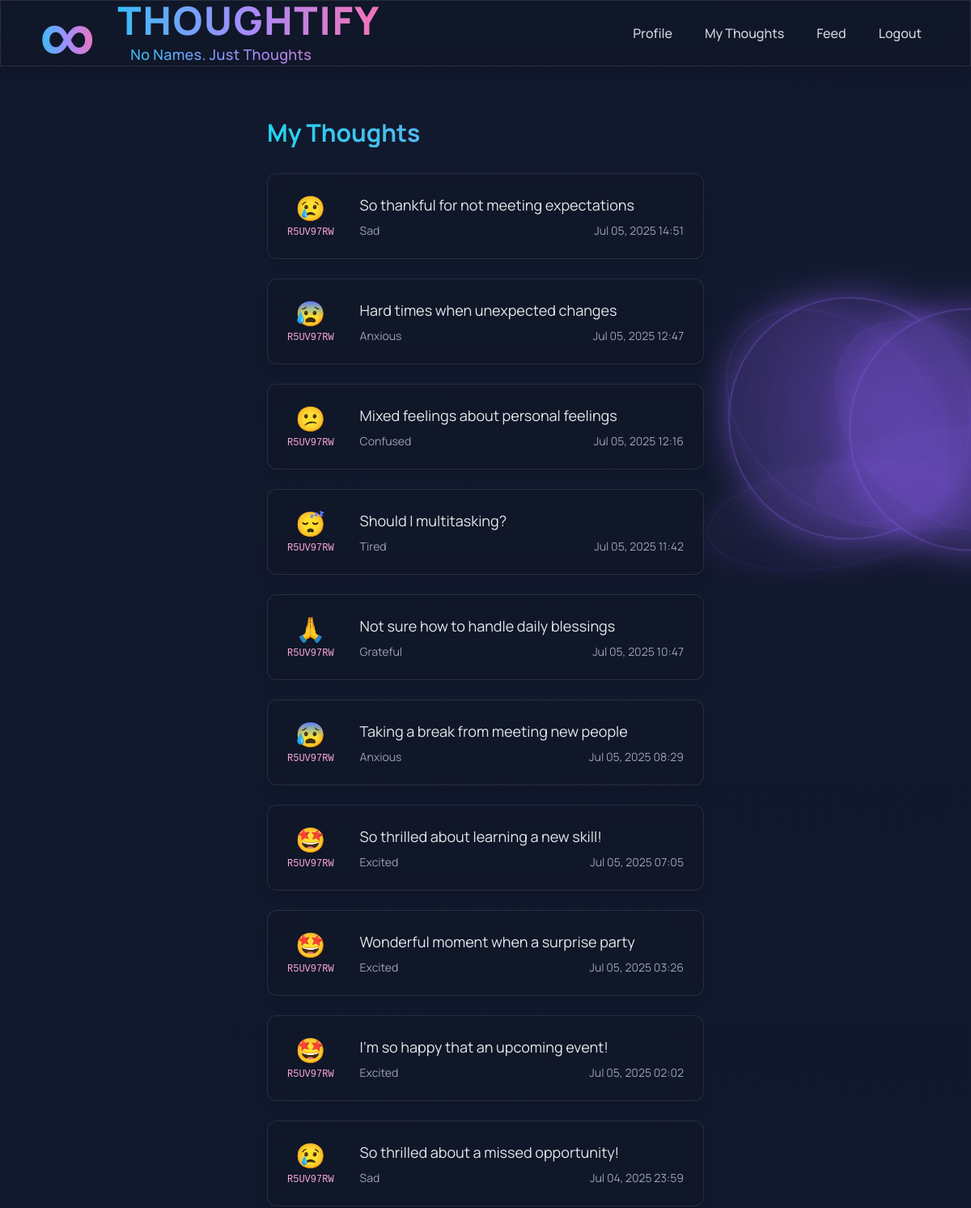
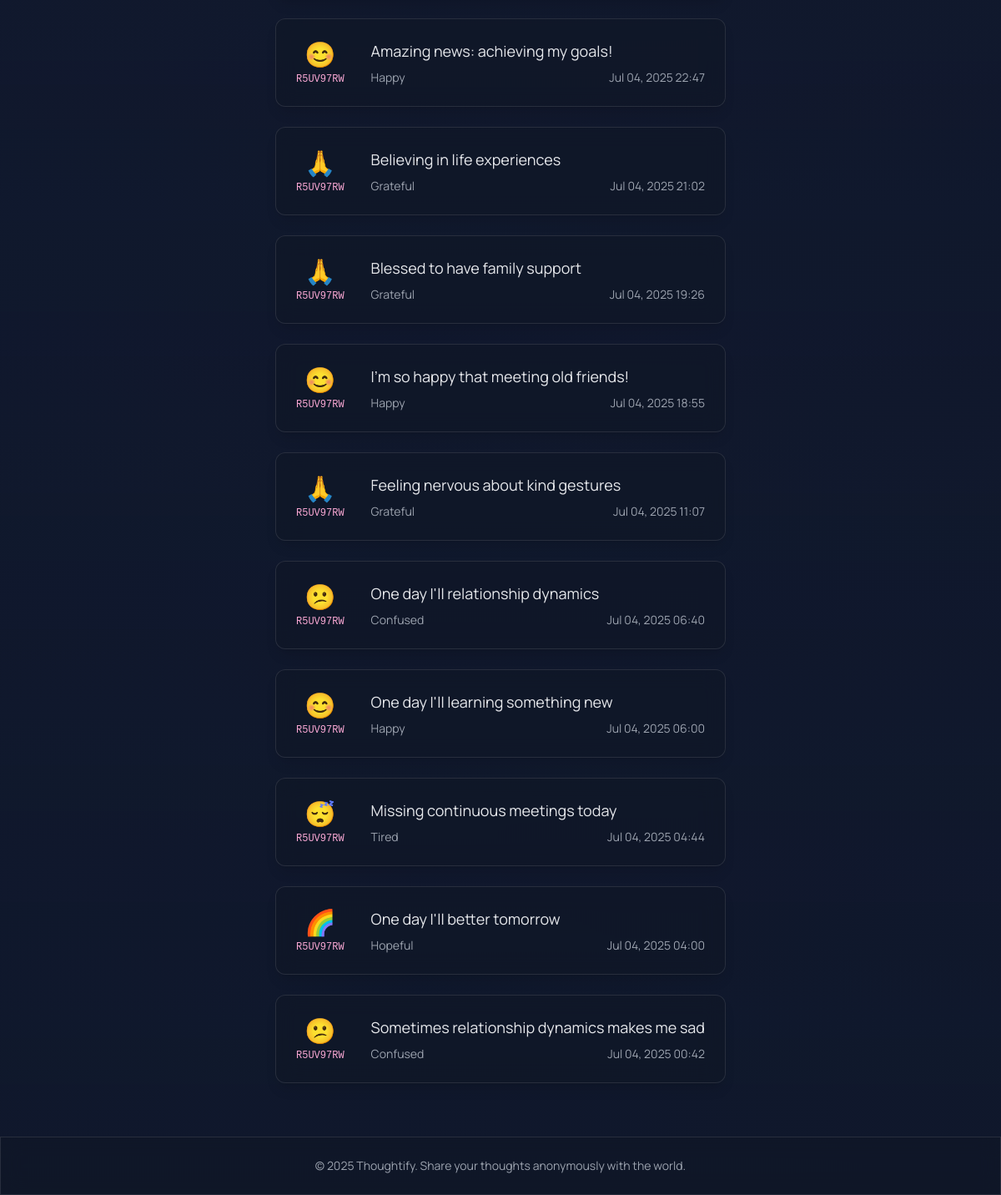
Screenshot of /my-thoughts/ (signed in) with the database file from the repository (2 pictures, top to bottom).
### thoughtify/models.py (models this page shows, shortened)
class Thought(models.Model):
    SENTIMENT_CHOICES = [
        ('positive', 'Positive'),
        ('neutral', 'Neutral'),
        ('negative', 'Negative'),
    ]
    author = models.ForeignKey(
        User,
        on_delete=models.CASCADE,
        null=True,  # Allow null temporarily for migration
        blank=True,  # Allow blank temporarily for migration
    )
    content = models.CharField(max_length=280)
    emotion_tag = models.ForeignKey(EmotionTag, on_delete=models.SET_NULL, null=True)
    sentiment = models.CharField(max_length=10, choices=SENTIMENT_CHOICES, default='neutral')
    is_daily_thought = models.BooleanField(default=False)
    is_public = models.BooleanField(default=True)
    created_at = models.DateTimeField(default=timezone.now)
    updated_at = models.DateTimeField(auto_now=True)
    class Meta:
        ordering = ['-created_at']
        indexes = [
            models.Index(fields=['-created_at']),
            models.Index(fields=['author', '-created_at']),
        ]

class UserProfile(models.Model):
    user = models.OneToOneField(User, on_delete=models.CASCADE)
    anonymous_code = models.CharField(max_length=4, unique=True)
    show_public_thoughts = models.BooleanField(default=True)
    last_daily_thought = models.DateField(null=True, blank=True)
    created_at = models.DateTimeField(auto_now_add=True)
    updated_at = models.DateTimeField(auto_now=True)
    email_confirmed = models.BooleanField(default=False)
    confirmation_token = models.CharField(max_length=64, blank=True, null=True)

class EmotionTag(models.Model):
    name = models.CharField(max_length=50, unique=True)
    created_at = models.DateTimeField(auto_now_add=True)
    def __str__(self):
        return self.name

### thoughtify/views.py (the view)
# urls.py: path('my-thoughts/', views.my_thoughts_view, name='my_thoughts'),
@login_required
def my_thoughts_view(request):
    user_profile = request.user.userprofile
    thoughts = Thought.objects.filter(author=request.user).select_related('author__userprofile', 'emotion_tag')
    paginator = Paginator(thoughts, 20)
    page = request.GET.get('page', 1)
    thoughts_page = paginator.get_page(page)
    return render(request, 'thoughtify/my_thoughts.html', {
        'thoughts': thoughts_page,
        'user_profile': user_profile,
    })

### thoughtify/templates/thoughtify/my_thoughts.html
{% extends 'thoughtify/base.html' %}
{% block content %}
<div class="max-w-4xl mx-auto py-8">
    <h1 class="text-3xl font-bold mb-8 bg-gradient-to-r from-cyan-400 to-violet-400 bg-clip-text text-transparent">My Thoughts</h1>
    <div class="space-y-6">
        {% if thoughts %}
            {% for thought in thoughts %}
                <div class="thought-card glass-morphism rounded-xl p-6 mb-6 shadow-lg flex items-start space-x-4">
                    <div class="flex flex-col items-center justify-center mr-4">
                        {% with mood=thought.emotion_tag.name|lower %}
                            <span class="text-3xl">
                                {% if mood == 'happy' %}😊
                                {% elif mood == 'sad' %}😢
                                {% elif mood == 'excited' %}🤩
                                {% elif mood == 'anxious' %}😰
                                {% elif mood == 'grateful' %}🙏
                                {% elif mood == 'confused' %}😕
                                {% elif mood == 'hopeful' %}🌈
                                {% elif mood == 'tired' %}😴
                                {% else %}🙂
                                {% endif %}
                            </span>
                        {% endwith %}
                        <span class="text-xs text-pink-300 font-mono mt-1">{{ thought.author.userprofile.anonymous_code }}</span>
                    </div>
                    <div class="flex-1">
                        <div class="text-gray-200 text-lg mb-2">{{ thought.content }}</div>
                        <div class="text-sm text-gray-400 mt-2 flex items-center">
                            <span class="mr-2">{{ thought.emotion_tag }}</span>
                            <span class="ml-auto">{{ thought.created_at|date:'M d, Y H:i' }}</span>
                        </div>
                    </div>
                </div>
            {% endfor %}
        {% else %}
            <div class="text-center text-gray-400 py-12 text-lg">You haven't posted any thoughts yet.</div>
        {% endif %}
    </div>
</div>
{% endblock %}

### thoughtify/static/thoughtify/css/main.css (style rules this page uses)
.glass-morphism { background: rgba(17, 24, 39, 0.7); backdrop-filter: blur(12px); -webkit-backdrop-filter: blur(12px); border: 1px solid rgba(255, 255, 255, 0.1); }
.thought-card { transition: all 0.3s ease; transform-style: preserve-3d; perspective: 1000px; }

### rows the page displays
Thought: author.userprofile.anonymous_code "R5UV97RW", content "So thankful for not meeting expectations", emotion_tag "Sad", created_at "Jul 05, 2025 14:51"
Thought: author.userprofile.anonymous_code "R5UV97RW", content "Hard times when unexpected changes", emotion_tag "Anxious", created_at "Jul 05, 2025 12:47"
Thought: author.userprofile.anonymous_code "R5UV97RW", content "Mixed feelings about personal feelings", emotion_tag "Confused", created_at "Jul 05, 2025 12:16"
Thought: author.userprofile.anonymous_code "R5UV97RW", content "Should I multitasking?", emotion_tag "Tired", created_at "Jul 05, 2025 11:42"
Thought: author.userprofile.anonymous_code "R5UV97RW", content "Not sure how to handle daily blessings", emotion_tag "Grateful", created_at "Jul 05, 2025 10:47"
Thought: author.userprofile.anonymous_code "R5UV97RW", content "Taking a break from meeting new people", emotion_tag "Anxious", created_at "Jul 05, 2025 08:29"
Thought: author.userprofile.anonymous_code "R5UV97RW", content "So thrilled about learning a new skill!", emotion_tag "Excited", created_at "Jul 05, 2025 07:05"
Thought: author.userprofile.anonymous_code "R5UV97RW", content "Wonderful moment when a surprise party", emotion_tag "Excited", created_at "Jul 05, 2025 03:26"
Thought: author.userprofile.anonymous_code "R5UV97RW", content "I'm so happy that an upcoming event!", emotion_tag "Excited", created_at "Jul 05, 2025 02:02"
Thought: author.userprofile.anonymous_code "R5UV97RW", content "So thrilled about a missed opportunity!", emotion_tag "Sad", created_at "Jul 04, 2025 23:59"
Thought: author.userprofile.anonymous_code "R5UV97RW", content "Amazing news: achieving my goals!", emotion_tag "Happy", created_at "Jul 04, 2025 22:47"
Thought: author.userprofile.anonymous_code "R5UV97RW", content "Believing in life experiences", emotion_tag "Grateful", created_at "Jul 04, 2025 21:02"
Thought: author.userprofile.anonymous_code "R5UV97RW", content "Blessed to have family support", emotion_tag "Grateful", created_at "Jul 04, 2025 19:26"
Thought: author.userprofile.anonymous_code "R5UV97RW", content "I'm so happy that meeting old friends!", emotion_tag "Happy", created_at "Jul 04, 2025 18:55"
Thought: author.userprofile.anonymous_code "R5UV97RW", content "Feeling nervous about kind gestures", emotion_tag "Grateful", created_at "Jul 04, 2025 11:07"
Thought: author.userprofile.anonymous_code "R5UV97RW", content "One day I'll relationship dynamics", emotion_tag "Confused", created_at "Jul 04, 2025 06:40"
Thought: author.userprofile.anonymous_code "R5UV97RW", content "One day I'll learning something new", emotion_tag "Happy", created_at "Jul 04, 2025 06:00"
Thought: author.userprofile.anonymous_code "R5UV97RW", content "Missing continuous meetings today", emotion_tag "Tired", created_at "Jul 04, 2025 04:44"
Thought: author.userprofile.anonymous_code "R5UV97RW", content "One day I'll better tomorrow", emotion_tag "Hopeful", created_at "Jul 04, 2025 04:00"
Thought: author.userprofile.anonymous_code "R5UV97RW", content "Sometimes relationship dynamics makes me sad", emotion_tag "Confused", created_at "Jul 04, 2025 00:42"
